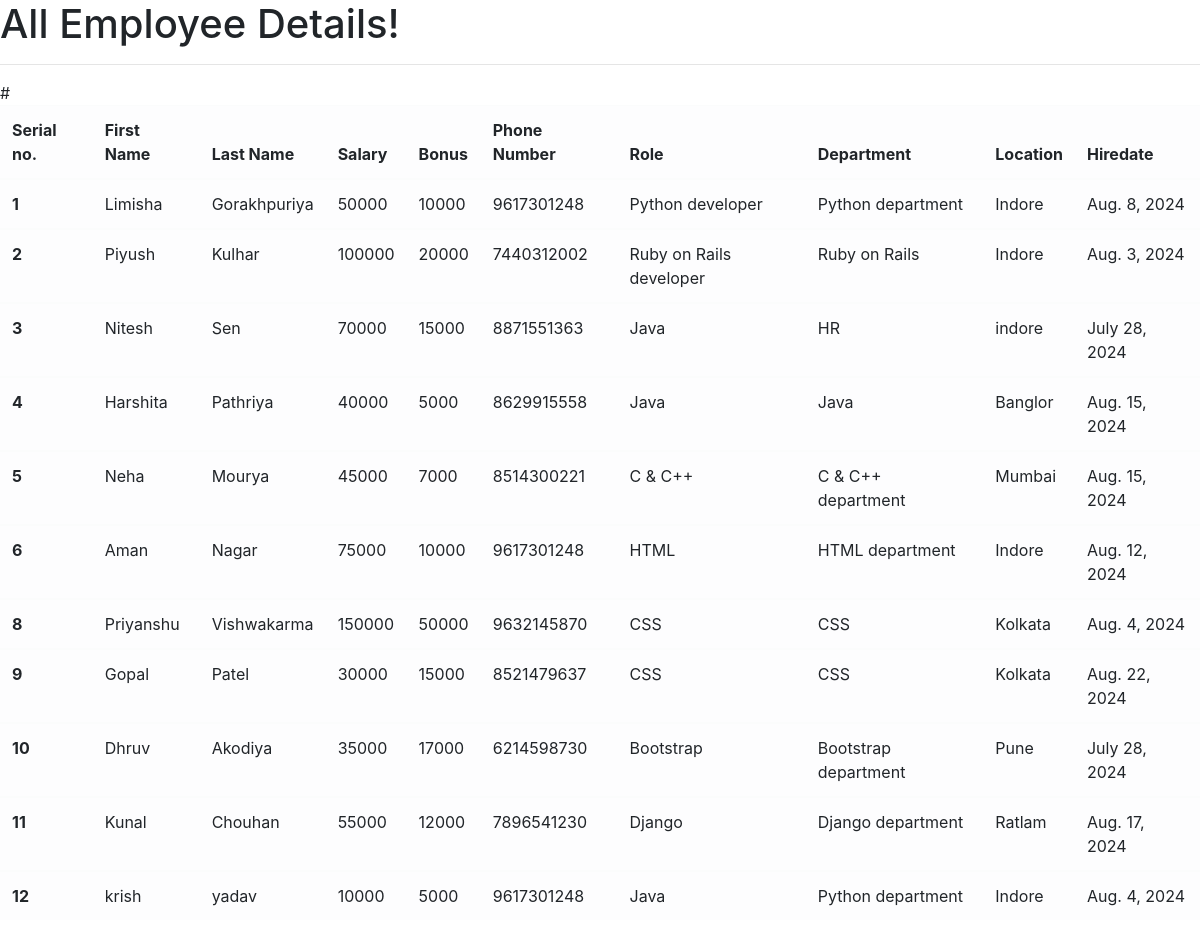
The app's page /all_emp with its own data.
### emp_app/models.py (models this page shows, shortened)
class Employee(models.Model):
    first_name = models.CharField(max_length=100, null=False)
    last_name = models.CharField(max_length=100)
    dept = models.ForeignKey(Department, on_delete=models.CASCADE )
    salary = models.IntegerField(default=0)
    bonus = models.IntegerField(default=0)
    role = models.ForeignKey(Role, on_delete=models.CASCADE )
    phone = models.IntegerField(default=0)
    hire_date = models.DateField()
    def __str__(self):
        return "%s %s %s" %(self.first_name,self.last_name,self.phone)

class Role(models.Model):
    name = models.CharField(max_length=100, null=False)

class Department(models.Model):
    name = models.CharField(max_length=100, null=False)
    location = models.CharField(max_length=100)

### emp_app/views.py (the view)
# urls.py: path('all_emp',views.all_emp, name = 'all_emp'),
def all_emp(request):
    emps = Employee.objects.all()
    context = {
        'emps': emps
    }
    print(context)
    return render(request, 'view_all_emp.html',context)

### emp_app/templates/view_all_emp.html (shortened to what this page needs)
<!doctype html>
    <html lang="en">
      <head>
        <link rel="stylesheet" href="https://cdn.jsdelivr.net/npm/bootstrap@4.3.1/dist/css/bootstrap.min.css">
      </head>
      <body>
        <div class="continer">
            <h1>All Employee Details!</h1>
            <hr>
            <table class="table table-light">
              <thead>
                <tr>
                  <th scope="col">Serial no.</th>
                  <th scope="col">First Name</th>
                  <th scope="col">Last Name</th>
                  <th scope="col">Salary</th>
                  <th scope="col">Bonus</th>
                  <th scope="col">Phone Number</th>
                  <th scope="col">Role</th>
                  <th scope="col">Department</th>
                  <th scope="col">Location</th>
                  <th scope="col">Hiredate</th>
                </tr>
              </thead>
              {% for emp in emps %}
              <tbody>
                <tr>
                  <th scope="row">{{emp.id}}</th>
                  <td>{{emp.first_name}}</td>
                  <td>{{emp.last_name}}</td>
                  <td>{{emp.salary}}</td>
                  <td>{{emp.bonus}}</td>
                  <td>{{emp.phone}}</td>
                  <td>{{emp.role.name}}</td>
                  <td>{{emp.dept.name}}</td>
                  <td>{{emp.dept.location}}</td>
                  <td>{{emp.hire_date}}</td>
                </tr>
                </tbody>
                {% endfor %}
            </table>
</div>
      </body>
    </html>

### records on screen
Employee: id "1", first_name "Limisha", last_name "Gorakhpuriya", salary "50000", bonus "10000", phone "9617301248", role.name "Python developer", dept.name "Python department", dept.location "Indore", hire_date "Aug. 8, 2024"
Employee: id "2", first_name "Piyush", last_name "Kulhar", salary "100000", bonus "20000", phone "7440312002", role.name "Ruby on Rails developer", dept.name "Ruby on Rails", dept.location "Indore", hire_date "Aug. 3, 2024"
Employee: id "3", first_name "Nitesh", last_name "Sen", salary "70000", bonus "15000", phone "8871551363", role.name "Java", dept.name "HR", dept.location "indore", hire_date "July 28, 2024"
Employee: id "4", first_name "Harshita", last_name "Pathriya", salary "40000", bonus "5000", phone "8629915558", role.name "Java", dept.name "Java", dept.location "Banglor", hire_date "Aug. 15, 2024"
Employee: id "5", first_name "Neha", last_name "Mourya", salary "45000", bonus "7000", phone "8514300221", role.name "C & C++", dept.name "C & C++ department", dept.location "Mumbai", hire_date "Aug. 15, 2024"
Employee: id "6", first_name "Aman", last_name "Nagar", salary "75000", bonus "10000", phone "9617301248", role.name "HTML", dept.name "HTML department", dept.location "Indore", hire_date "Aug. 12, 2024"
Employee: id "8", first_name "Priyanshu", last_name "Vishwakarma", salary "150000", bonus "50000", phone "9632145870", role.name "CSS", dept.name "CSS", dept.location "Kolkata", hire_date "Aug. 4, 2024"
Employee: id "9", first_name "Gopal", last_name "Patel", salary "30000", bonus "15000", phone "8521479637", role.name "CSS", dept.name "CSS", dept.location "Kolkata", hire_date "Aug. 22, 2024"
Employee: id "10", first_name "Dhruv", last_name "Akodiya", salary "35000", bonus "17000", phone "6214598730", role.name "Bootstrap", dept.name "Bootstrap department", dept.location "Pune", hire_date "July 28, 2024"
Employee: id "11", first_name "Kunal", last_name "Chouhan", salary "55000", bonus "12000", phone "7896541230", role.name "Django", dept.name "Django department", dept.location "Ratlam", hire_date "Aug. 17, 2024"
Employee: id "12", first_name "krish", last_name "yadav", salary "10000", bonus "5000", phone "9617301248", role.name "Java", dept.name "Python department", dept.location "Indore", hire_date "Aug. 4, 2024"
